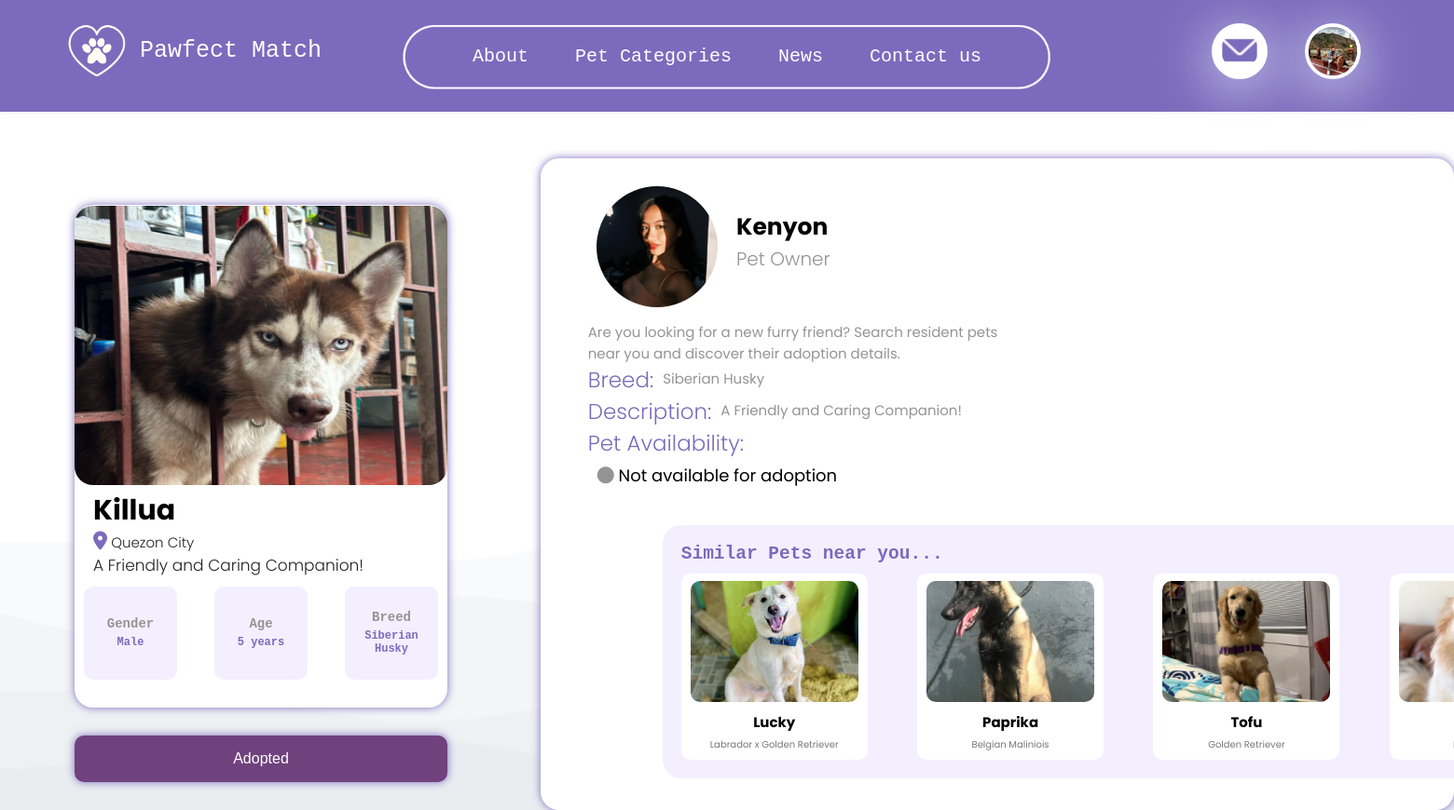
/pet_profile_adopt.php?pet_id=6200781719 (signed in), run on the app's committed database.
### tables this page shows
CREATE TABLE `pets` (
  `id` bigint(20) NOT NULL,
  `pet_id` bigint(20) NOT NULL,
  `pet_name` varchar(255) NOT NULL,
  `pet_owner` varchar(255) NOT NULL,
  `pet_owner_image` varchar(255) NOT NULL,
  `pet_owner_id` bigint(20) NOT NULL,
  `pet_location` varchar(255) NOT NULL,
  `pet_address` varchar(255) NOT NULL,
  `pet_type` varchar(255) NOT NULL,
  `pet_breed` varchar(255) NOT NULL,
  `pet_gender` varchar(255) NOT NULL,
  `pet_age` int(11) NOT NULL,
  `pet_image` varchar(100) NOT NULL,
  `pet_description` longtext NOT NULL,
  `availability` varchar(100) NOT NULL,
  `reservation` int(11) NOT NULL,
  `reservation_id` bigint(20) NOT NULL,
  `date` timestamp NOT NULL DEFAULT current_timestamp() ON UPDATE current_timestamp()
);

### functions.php (called while the page is built, shortened)
<?php
function check_login($con)
{
	if(isset($_SESSION['user_id']))
	{
		$id = $_SESSION['user_id'];
		$query = "select * from users where user_id = '$id' limit 1";
		$result = mysqli_query($con,$query);
		if($result && mysqli_num_rows($result) > 0)
		{
			$user_data = mysqli_fetch_assoc($result);
			return $user_data;
		}
	}
	die;
}

### pet_profile_adopt.php (the view, shortened to what this page needs)
<?php
include("connection.php");
include("functions.php");
$user_data = check_login($con);
$pet_id = isset($_GET['pet_id']) ? $_GET['pet_id'] : header('Location: index.php');
$query = "SELECT * FROM pets WHERE pet_id = '$pet_id'";
$result = mysqli_query($con, $query);
if(mysqli_num_rows($result) == 1){
    $row = mysqli_fetch_assoc($result);
    $pet_id = $row['pet_id'];
    $pet_name = $row['pet_name'];
    $pet_location = $row['pet_location'];
    $pet_owner = $row['pet_owner'];
    $pet_owner_id = $row['pet_owner_id'];
    $pet_owner_image = $row['pet_owner_image'];
    $pet_type = $row['pet_type'];
    $pet_breed = $row['pet_breed'];
    $pet_gender = $row['pet_gender'];
    $pet_age = $row['pet_age'];
    $pet_image = $row['pet_image'];
    $pet_location = $row['pet_location'];
    $pet_description = $row['pet_description'];
    $availability = $row['availability'];
}
?>
<!DOCTYPE html>
<html lang="en">
<head>
  <link rel="stylesheet" href="css/style.css">
  <link rel="stylesheet" href="https://cdnjs.cloudflare.com/ajax/libs/font-awesome/5.15.2/css/all.min.css" />
  <link rel="stylesheet" href="css/info.css">
  <link rel="stylesheet" href="css/pet_profile.css">
  <link rel="stylesheet" href="css/message.css">
</head>
<body>
<div class="center-content">
  <div class="left">
    <div class="pet-profile">
      <div class="pet-name">
        <img src='uploads/<?php echo htmlspecialchars($pet_image);?>'>
        <h2><?php echo htmlspecialchars($pet_name);?></h2>
        <p><i class="fas fa-location-dot"></i>  <?php echo htmlspecialchars($pet_location);?></p>
        <span><?php echo htmlspecialchars($pet_description);?></span>
        <div class="profile-box">
          <div class="box">
            <h3>Gender</h3>
            <p><?php echo htmlspecialchars($pet_gender);?></p>
          </div>
          <div class="box">
            <h3>Age</h3>
            <p><?php echo htmlspecialchars($pet_age);?> years</p>
          </div>
          <div class="box">
            <h3>Breed</h3>
            <p><?php echo htmlspecialchars($pet_breed);?></p>
          </div>
        </div>
      </div>
    </div>
    <div class="edit">
    <?php if ($user_data['user_id'] === $pet_owner_id || $availability === 'Adopted' || $availability === 'Reserved'): ?>
    <button class="button" aria-disabled="true" disabled>
        <?php
              if ($availability === 'Adopted') {
                 echo 'Adopted';
              } elseif ($availability === 'Reserved') {
                 echo 'Reserved';
              } else {
                 echo 'Your Pet';
              }
        ?>
    </button>
<?php else: ?>
    <a href="pet-form.php?pet_id=<?php echo htmlspecialchars($pet_id);?>" class="button">
        <p>Adopt now</p>
    </a>
<?php endif; ?>
</div>
  </div>
  <div class="right">
    <div class="user">
      <img src='uploads/<?php echo htmlspecialchars($pet_owner_image);?>'>
      <div class="info">
        <h2><?php echo htmlspecialchars($pet_owner);?></h2>
        <p>Pet Owner</p>
      </div>
      <div class="disc">
        <p>
          Are you looking for a new furry friend?
          Search resident pets near you and discover
          their adoption details.
        </p>
        <div class="pet-disc">
          <h3>Breed: </h3>
          <span><?php echo htmlspecialchars($pet_breed);?></span>
        </div>
        <div class="pet-disc">
          <h3>Description: </h3>
          <span><?php echo htmlspecialchars($pet_description);?></span>
        </div>
        <div class="pet-disc-a">
          <h3>Pet Availability: </h3>
          <?php
              if ($availability == 'Available') {
                  echo "<div class='a'><i class='fas fa-circle available'></i> <span>Available for adoption</span></div>";
              }
              else if ($availability == 'Adopted') {
                  echo "<div class='a'><i class='fas fa-circle adopted'></i> <span>Not available for adoption</span></div>";
              }
              else if ($availability == 'Reserved'){
                  echo "<div class='a'><i class='fas fa-circle reserved'></i> <span>Currently reserved</span></div>";
              }
          ?>
        </div>
    <div class="similar-pets">
      <div class="similar"><h2>Similar Pets near you...</h2></div>
      <?php
        $similar_pets_query = "SELECT * FROM pets WHERE pet_type = '{$pet_type}' AND pet_id != '{$pet_id}'  LIMIT 4";
         $similar_pets_result = mysqli_query($con, $similar_pets_query);
        while ($pet = mysqli_fetch_assoc($similar_pets_result))
      { ?>
        <a href="pet_profile_adopt.php?pet_id=<?php echo htmlspecialchars($pet['pet_id']); ?>">
            <div class="pet-card">
                <img src='uploads/<?php echo htmlspecialchars($pet['pet_image']); ?>' alt='<?php echo htmlspecialchars($pet['pet_name']); ?>'>
                <h2><?php echo htmlspecialchars($pet['pet_name']); ?></h2>
                <p><?php echo htmlspecialchars($pet['pet_breed']); ?></p>
            </div>
        </a>
      <?php
      }
      ?>
    </div>
  </div>
</div>
</body>
</html>

### css/style.css (style rules this page uses)
* { margin: 0; padding: 0; box-sizing: border-box; }
nav { background-color: #7A6BBC; padding: 20px 20%; box-shadow: 0 0 5px rgba(0, 0, 0, 0.1); width: 100%; height: 120px; display: flex; position: relative; }
.menu-box nav { display: flex; justify-content: space-between; align-items: center; padding: 10px; }
.bg-bottom { position: fixed; bottom: -100px; left: 0; width: 100%; text-align: center; z-index: -1; }
.menu-box nav .list { margin: 0 auto; }
.menu-box nav .user-image { margin-left: 10px; }
.logo-image { position: absolute; top: 20px; left: 70px; width: 70px; height: 70px; object-fit: cover; z-index: 1; }
.user-btn { position: absolute; top: 25px; right: 200px; width: 60px; height: 60px; border-radius: 50%; background-color: white; border: 4px solid #ffffff; box-shadow: 0 10px 60px #E6E6FA; }
.user-btn img { position: absolute; align-items: center; border-radius: 50%; width: 40px; top: 5px; left: 6px; }
.user-image { position: absolute; top: 25px; right: 100px; width: 60px; height: 60px; border-radius: 50%; border: 4px solid #ffffff; box-shadow: 0 10px 60px #E6E6FA; }
.list { padding: 0; margin: 0; font-family: monospace; display: flex; justify-content: center; list-style: none; z-index: 99; margin-top: 10px; }
.list li { display: inline-block; position: relative; }
.list li:last-child { margin-right: 0; }
.list li a { display: block; padding: 20px 25px; color: #FFFFFF; text-decoration: none; text-align: center; font-size: 20px; }
.logo-text { position: absolute; top: 40px; left: 150px; color: #ffffff; font-size: 25px; display: flex; align-items: center; font-family: monospace; }
.top-oval { position: absolute; margin-top: 10px; width: 700px; height: 100px; left: 50%; transform: translateX(-50%); z-index: 0; }

### css/info.css (style rules this page uses)
body { font-family: monospace; background-color: #fff; margin: 0; padding: 0; align-items: center; }
input[type="text"], input[type="date"],input[type="number"], button { width: calc(100% - 20px); border: 1px solid #ccc; border-radius: 4px; box-sizing: border-box; padding: 12px 20px; margin-bottom: 16px; font-size: 16px; background-color: #E6E6FA; }
input[type="file"], button { width: calc(100% - 20px); border-radius: 4px; box-sizing: border-box; padding: 12px 20px; margin-bottom: 16px; font-size: 16px; }
button { padding: 14px 20px; margin: 8px 0; background-color: lightblue; border: none; border-radius: 4px; color: white; cursor: pointer; width: 100%; }

### data on the page
pets: pet_image (picture), pet_name "Killua", pet_location "Quezon City", pet_description "A Friendly and Caring Companion!", pet_gender "Male", pet_age "5", pet_breed "Siberian Husky", pet_owner_image (picture), pet_owner "Kenyon"
pets: pet_image (picture), pet_name "Lucky", pet_breed "Labrador x Golden Retriever"
pets: pet_image (picture), pet_name "Paprika", pet_breed "Belgian Maliniois"
pets: pet_image (picture), pet_name "Tofu", pet_breed "Golden Retriever"
pets: pet_image (picture)
